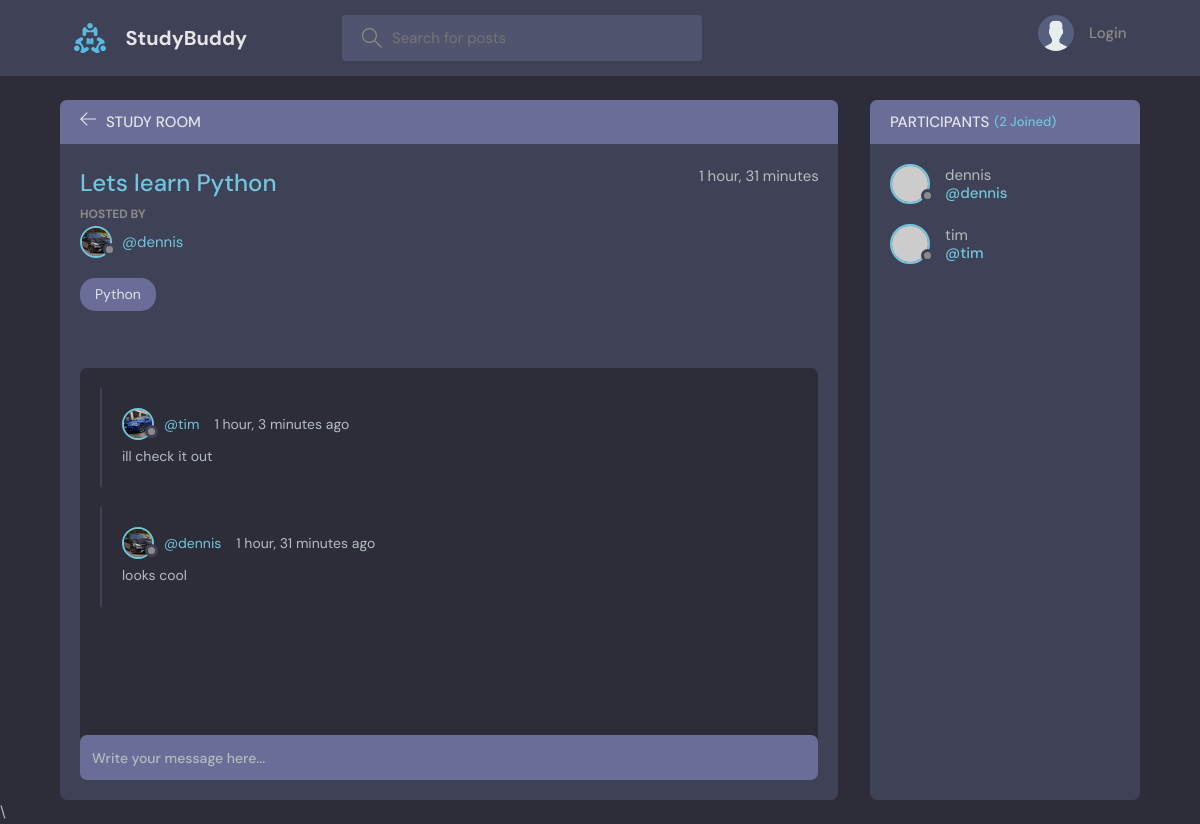
Screenshot of /room_page/1 with the database file from the repository.
### base/models.py (models this page shows, shortened)
class Room(models.Model):
    host = models.ForeignKey(User, on_delete=models.SET_NULL, null=True)
    topic = models.ForeignKey(Topic, on_delete=models.SET_NULL, null=True)
    name = models.CharField(max_length=200)
    description = models.TextField(null=True, blank=True)
    participants = models.ManyToManyField(User, related_name="participants", blank=True)
    updated = models.DateTimeField(auto_now=True)
    created = models.DateTimeField(auto_now_add=True)
    class Meta:
        ordering = ["-updated", "-created"]

class User(AbstractUser):
    name = models.CharField(max_length=200, null=True)
    email = models.EmailField(unique=True, null=True)
    bio = models.TextField(null=True)
    avatar = models.ImageField(null=True, default="avatar.svg")
    USERNAME_FIELD = 'email'
    REQUIRED_FIELDS = []

class Topic(models.Model):
    name = models.CharField(max_length=200)
    def __str__(self):
        return self.name

class Message(models.Model):
    user = models.ForeignKey(User, on_delete=models.CASCADE)
    room = models.ForeignKey(Room, on_delete=models.CASCADE)
    body = models.TextField()
    updated = models.DateTimeField(auto_now=True)
    created = models.DateTimeField(auto_now_add=True)
    class Meta:
        ordering = ["-updated", "-created"]

### base/views.py (the view)
# urls.py: path("room_page/<str:pk>", views.room, name="room"),
def room(request, pk):
    room = Room.objects.get(id=pk)
    room_messages = room.message_set.all().order_by("-created")
    participants = room.participants.all()
    if request.method == "POST":
        message = Message.objects.create(
            user=request.user, room=room, body=request.POST.get("body")
        )
        room.participants.add(request.user)
        return redirect("room", pk=room.id)
    context = {
        "room": room,
        "room_messages": room_messages,
        "participants": participants,
    }
    return render(request, "base/room.html", context)

### base/templates/base/room.html (shortened to what this page needs)
{% extends 'main.html' %}
{% block content %}
<main class="profile-page layout layout--2">
  <div class="container">
    <div class="room">
      <div class="room__top">
        <div class="room__topLeft">
          <a href="{% url 'home' %}">
            <svg version="1.1" xmlns="http://www.w3.org/2000/svg" width="32" height="32" viewBox="0 0 32 32">
              <title>arrow-left</title>
              <path
                d="M13.723 2.286l-13.723 13.714 13.719 13.714 1.616-1.611-10.96-10.96h27.625v-2.286h-27.625l10.965-10.965-1.616-1.607z">
              </path>
            </svg>
          </a>
          <h3>Study Room</h3>
        </div>
      </div>
      <div class="room__box scroll">
        <div class="room__header scroll">
          <div class="room__info">
            <h3>{{room.name}}</h3>
            <span>{{room.created|timesince}}</span>
          </div>
          <div class="room__hosted">
            <p>Hosted By</p>
            <a href="{% url 'user-profile' room.host.id %}" class="room__author">
              <div class="avatar avatar--small">
                <img src="{{room.host.avatar.url}}" />
              </div>
              <span>@{{room.host.username}}</span>
            </a>
          </div>
          <span class="room__topics">{{room.topic}}</span>
        </div>
        <div class="room__conversation">
          <div class="threads scroll">
            {% for message in room_messages %}
            <div class="thread">
              <div class="thread__top">
                <div class="thread__author">
                  <a href="{% url 'user-profile' message.user.id %}" class="thread__authorInfo">
                    <div class="avatar avatar--small">
                      <img src="{{message.user.avatar.url}}" />
                    </div>
                    <span>@{{message.user.username}}</span>
                  </a>
                  <span class="thread__date">{{message.created|timesince}} ago</span>
                </div>
              </div>
              <div class="thread__details">
                {{message.body}}
              </div>
            </div>
            {% endfor %}
          </div>
        </div>
      </div>
      <div class="room__message">
        <form action="" method="POST">
          <input name="body" placeholder="Write your message here..." /></form>
      </div>
    </div>
    <div class="participants">
      <h3 class="participants__top">Participants <span>({{participants.count}} Joined)</span></h3>
      <div class="participants__list scroll">
        {% for user in participants %}
        <a href="{% url 'user-profile' user.id %}" class="participant">
          <div class="avatar avatar--medium">
            <img src="https://randomuser.me/api/portraits/men/37.jpg" />
          </div>
          <p>
            {{user.username}}
            <span>@{{user.username}}</span>
          </p>
        </a>
        {% endfor %}
      </div>
    </div>
  </div>
</main>
<script src="script.js"></script>\
{% endblock content %}

### rows the page displays
Room: name "Lets learn Python", created "1 hour, 31 minutes", host.avatar (picture), host.username "dennis", topic "Python"
Message: user.avatar (picture), user.username "tim", created "1 hour, 3 minutes", body "ill check it out"
Message: user.avatar (picture), user.username "dennis", created "1 hour, 31 minutes", body "looks cool"
User: username "dennis"
User: username "tim"

### other values shown
{{ participants.count }} "2"
